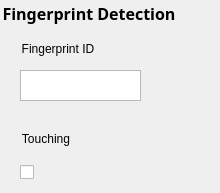
   <widget class="QWidget" name="finger_page">
    <widget class="QGroupBox" name="finger_group">
     <property name="geometry">
      <rect>
       <x>0</x>
       <y>0</y>
       <width>211</width>
       <height>31</height>
      </rect>
     </property>
     <property name="font">
      <font>
       <family>Sans Serif</family>
       <pointsize>12</pointsize>
       <weight>75</weight>
       <bold>true</bold>
      </font>
     </property>
     <property name="styleSheet">
      <string notr="true">border: 0px;</string>
     </property>
     <property name="title">
      <string>Fingerprint Detection</string>
     </property>
    </widget>
    <widget class="QGroupBox" name="finger_IdGroup">
     <property name="geometry">
      <rect>
       <x>20</x>
       <y>40</y>
       <width>111</width>
       <height>21</height>
      </rect>
     </property>
     <property name="font">
      <font>
       <pointsize>9</pointsize>
       <weight>50</weight>
       <bold>false</bold>
      </font>
     </property>
     <property name="styleSheet">
      <string notr="true">border: 0px;</string>
     </property>
     <property name="title">
      <string>Fingerprint ID</string>
     </property>
    </widget>
    <widget class="QGroupBox" name="finger_touchGroup">
     <property name="geometry">
      <rect>
       <x>20</x>
       <y>130</y>
       <width>71</width>
       <height>21</height>
      </rect>
     </property>
     <property name="font">
      <font>
       <pointsize>9</pointsize>
       <weight>50</weight>
       <bold>false</bold>
      </font>
     </property>
     <property name="styleSheet">
      <string notr="true">border: 0px;</string>
     </property>
     <property name="title">
      <string>Touching</string>
     </property>
    </widget>
    <widget class="QPlainTextEdit" name="finger_IdBox">
     <property name="geometry">
      <rect>
       <x>20</x>
       <y>70</y>
       <width>121</width>
       <height>31</height>
      </rect>
     </property>
     <property name="sizePolicy">
      <sizepolicy hsizetype="Fixed" vsizetype="Fixed">
       <horstretch>0</horstretch>
       <verstretch>0</verstretch>
      </sizepolicy>
     </property>
     <property name="verticalScrollBarPolicy">
      <enum>Qt::ScrollBarAlwaysOff</enum>
     </property>
     <property name="horizontalScrollBarPolicy">
      <enum>Qt::ScrollBarAlwaysOff</enum>
     </property>
    </widget>
    <widget class="QCheckBox" name="finger_touchCkBox">
     <property name="enabled">
      <bool>true</bool>
     </property>
     <property name="geometry">
      <rect>
       <x>20</x>
       <y>160</y>
       <width>24</width>
       <height>24</height>
      </rect>
     </property>
     <property name="text">
      <string notr="true"/>
     </property>
     <property name="iconSize">
      <size>
       <width>24</width>
       <height>24</height>
      </size>
     </property>
     <property name="checked">
      <bool>false</bool>
     </property>
    </widget>
   </widget>
